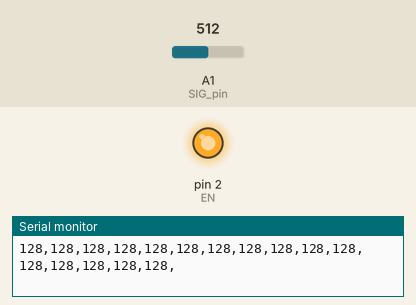
A sketch run on a simulated Arduino Uno, built with avr-gcc and run on an emulated ATmega328P. On the bench: output pins drawn as LEDs (lit = HIGH), the last lines printed to the serial monitor. Dashed ring = blinking. Inputs (shaded band) come from the test bench; at power-on: A1 (SIG_pin) = 512. Pins used as bus, display or sensor lines are not drawn.

Above: at 0.87 s.
1.3 s: A1 (SIG_pin) set to 716
At 1.88 s:
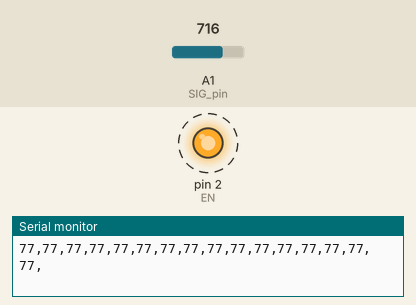
4.3 s: A1 (SIG_pin) set to 1023
Timing chart, 0 to 13.3 s (numbered marks = the images above; inputs shaded):
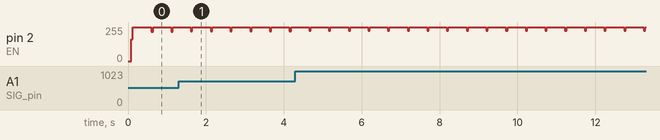

Measured:
- by itself, pin 2 (EN): alternates 255/255 for 0.47 s and 226/255 for 0.04 s

The sketch:

provaMultiplexer.ino
```cpp
/*
#include <SoftwareSerial.h>
SoftwareSerial BTserial(0,1);
*/
#define EN 2
#define S0 3
#define S1 4
#define S2 5
#define S3 6

// Alimentation voltage
float V_cc = 4.99;

// Divider resistor
int rDiv = 94000;
//Mux in "SIG" pin
int SIG_pin = A1;

void setup(){
  Serial.begin(9600);
  pinMode(S0, OUTPUT);
  pinMode(S1, OUTPUT);
  pinMode(S2, OUTPUT);
  pinMode(S3, OUTPUT);
  digitalWrite(S0, LOW);
  digitalWrite(S1, LOW);
  digitalWrite(S2, LOW);
  digitalWrite(S3, LOW);
  pinMode(EN, OUTPUT);
  digitalWrite(EN, LOW);
  Serial.print("S1 S2 S3 S4 S5 S6 S7 S8 S9 S10 S11 S12 S13 S14 S15 S16");
  Serial.println();
  // BTserial.begin(9600);

}

void loop(){

  //Loop through and read all 16 values
  //Reports back Value at channel 6 is: 346
  for(int i = 0; i < 16; i ++)
  {
    /*
    if (readMux(i) <= 180)
    {
       Serial.println("Il sensore " + String(i+1) + " mostra un valore superiore alla soglia, probabile iperpronazione");
    }
    */
    digitalWrite(EN, LOW);
    Serial.print(readMux(i));
    Serial.print(",");
    digitalWrite(EN, HIGH);
    /*
    BTserial.print(readMux(i));
    BTserial.print(";");
    */
  }
  Serial.println();
  Serial.println();
  delay(500);
}

int readMux(int channel)
{
  int controlPin[] = {S0, S1, S2, S3};
  int muxChannel[16][4]={
    {0,0,0,0}, //channel 0
    {1,0,0,0}, //channel 1
    {0,1,0,0}, //channel 2
    {1,1,0,0}, //channel 3
    {0,0,1,0}, //channel 4
    {1,0,1,0}, //channel 5
    {0,1,1,0}, //channel 6
    {1,1,1,0}, //channel 7
    {0,0,0,1}, //channel 8
    {1,0,0,1}, //channel 9
    {0,1,0,1}, //channel 10
    {1,1,0,1}, //channel 11
    {0,0,1,1}, //channel 12
    {1,0,1,1}, //channel 13
    {0,1,1,1}, //channel 14
    {1,1,1,1}, //channel 15
  };
  //loop through the 5 sig
  for(int i = 0; i < 4; i++){
    digitalWrite(controlPin[i], muxChannel[channel][i]);
  }

  //read the value at the SIG pin
  int fsrADC = analogRead(SIG_pin);
  fsrADC = map(fsrADC, 0, 1023, 255, 0);
  float fsrV = fsrADC*V_cc/255;
  float fsrR = (rDiv/1000) * (V_cc/fsrV - 1.0);


  //return the value
  return fsrADC;
}
```
